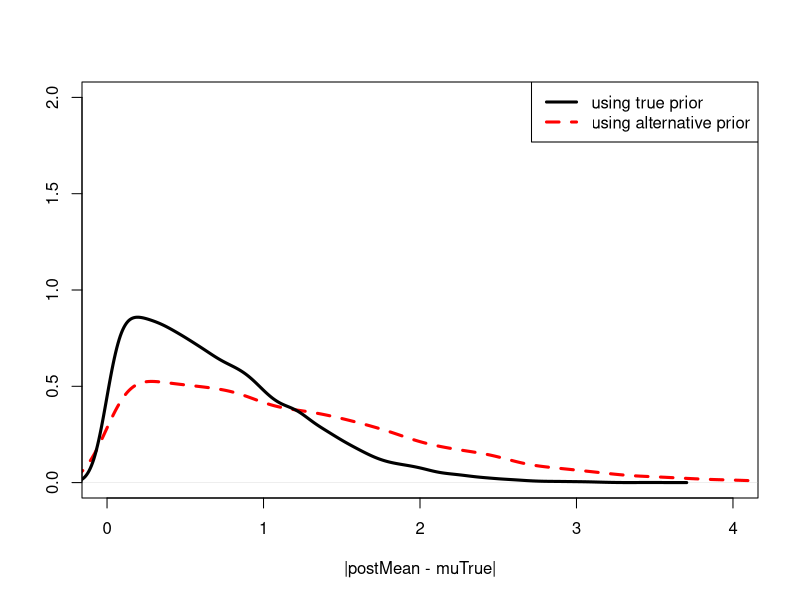

Write the R code that produced this figure.
## ---- chunk 1
#clear workspace
rm(list=ls())
#initalize random seed
set.seed(123)
## ---- chunk 2
nSim = 10000
n     = 1
prec = 1 / 2^2
mu0 = 0
muH = 0
prec0 = 1
precH = prec0 / 10

# useful objects 
sigma = sqrt(1/prec)
sigma0 = sqrt(1/prec0)
sigmaH = sqrt(1/precH)
## ---- chunk 3
priorSample = function(nS, muP, sigmaP) {
  return(rnorm(nS, muP, sigmaP))
}

sampleData = function(nS, mu) {
  return(rnorm(nS, mu, sigma))
}
## ---- chunk 4
#initalize results arrays
error0 = rep(-1, nSim)
errorH = rep(-1, nSim)

#simulation loop
for (t in 1:nSim) {
  # draw muT
  muT = priorSample(1, mu0, sigma0)
  # simulate data
  data = sampleData(n, muT)
  # define useful objects
  sampleMean = mean(data)
  # compute posterior based on true priors (analytic solution)
  post0Mean = (mu0 * prec0 + sampleMean * n * prec) / (prec0 + n * prec)
  post0Var = 1 / (prec0 + n * prec)
  # compute posterior based on H alternative priors (analytic solution)
  postHMean = (mu0 * precH + sampleMean * n * prec) / (precH + n * prec)
  postHVar = 1 / (precH + n * prec)
  # compute errors
  error0[t] = abs(post0Mean - muT)
  errorH[t] = abs(postHMean - muT)
}
## ---- chunk 5
plot(density(errorH), ylim = c(0,2), xlim = c(0,4),
     col = "red", lwd=3, lty=2,
     xlab = "|postMean - muTrue|", ylab="",
     main = "")
lines(density(error0), lwd=3)
legend("topright", legend = c("using true prior", "using alternative prior"),
       col=c("black","red"), lty=c(1,2), lwd=c(3,3))

